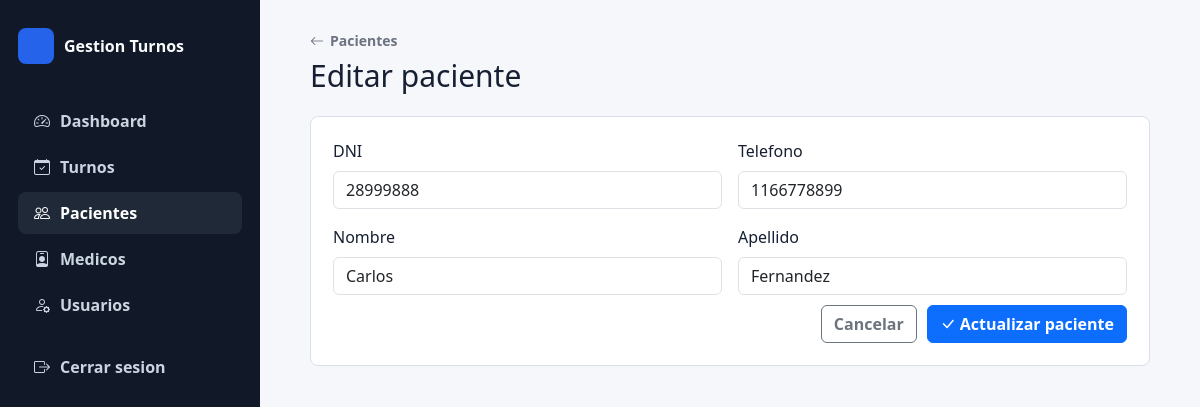
Screenshot of /index.php?action=pacientes_editar&id=2 (signed in) with the database file from the repository.
### tables this page shows
CREATE TABLE pacientes (
    id INT UNSIGNED AUTO_INCREMENT PRIMARY KEY,
    dni VARCHAR(20) NOT NULL,
    nombre VARCHAR(100) NOT NULL,
    apellido VARCHAR(100) NOT NULL,
    telefono VARCHAR(50) NULL,
    created_at TIMESTAMP NOT NULL DEFAULT CURRENT_TIMESTAMP,
    updated_at TIMESTAMP NOT NULL DEFAULT CURRENT_TIMESTAMP ON UPDATE CURRENT_TIMESTAMP,
    UNIQUE KEY uq_pacientes_dni (dni),
    KEY idx_pacientes_nombre (apellido, nombre),
    KEY idx_pacientes_busqueda (dni, apellido, nombre)
);

### controllers/PacienteController.php (called while the page is built, shortened)
<?php
require_once __DIR__ . '/../models/Paciente.php';
class PacienteController
{
    private Paciente $pacienteModel;
    public function __construct()
    {
        $this->pacienteModel = new Paciente();
    }
    public function editar(): void
    {
        $id = (int) ($_GET['id'] ?? $_POST['id'] ?? 0);
        $pacienteActual = $id > 0 ? $this->pacienteModel->obtenerPorId($id) : null;
        $paciente = $pacienteActual;
        require_once __DIR__ . '/../views/pacientes/editar.php';
    }
}

### config/conexion.php (called while the page is built, shortened)
<?php
class conexion
{
    private static ?PDO $conexion = null;
    public static function conexion(): PDO
    {
        $host = 'localhost';
        $port = '3308';
        $db = 'gestion_turnos';
        $user = 'root';
        $pass = 'root';
        $charset = 'utf8mb4';
        $dsn = "mysql:host={$host};port={$port};dbname={$db};charset={$charset}";
        $options = [
            PDO::ATTR_ERRMODE => PDO::ERRMODE_EXCEPTION,
            PDO::ATTR_DEFAULT_FETCH_MODE => PDO::FETCH_ASSOC,
            PDO::ATTR_EMULATE_PREPARES => false,
        ];
        try {
            self::$conexion = new PDO($dsn, $user, $pass, $options);
            return self::$conexion;
        } catch (PDOException $e) {
            error_log('Error de conexión a la base de datos: ' . $e->getMessage());
            throw new RuntimeException('No se pudo conectar a la base de datos.');
        }
    }
}

### models/Paciente.php (called while the page is built, shortened)
<?php
require_once __DIR__ . '/../config/conexion.php';
class Paciente
{
    private PDO $db;
    public function __construct()
    {
        $this->db = conexion::conexion();
    }
    public function obtenerPorId(int $id): ?array
    {
        $stmt = $this->db->prepare('SELECT * FROM pacientes WHERE id = :id LIMIT 1');
        $stmt->execute([':id' => $id]);
        $paciente = $stmt->fetch();
        return $paciente ?: null;
    }
}

### views/pacientes/editar.php (the view, shortened to what this page needs)
<!DOCTYPE html>
<html lang="es">
<head>
    <link href="https://cdn.jsdelivr.net/npm/bootstrap@5.3.3/dist/css/bootstrap.min.css" rel="stylesheet">
    <link href="https://cdn.jsdelivr.net/npm/bootstrap-icons@1.11.3/font/bootstrap-icons.css" rel="stylesheet">
    <link href="public/css/turnos.css" rel="stylesheet">
</head>
<body>
    <div class="app-shell">
        <?php require __DIR__ . '/../layouts/sidebar.php'; ?>
    <main class="main-content page-shell narrow">
        <header class="page-header">
            <div>
                <a class="back-link" href="index.php?action=pacientes"><i class="bi bi-arrow-left"></i><span>Pacientes</span></a>
                <h1>Editar paciente</h1>
            </div>
        </header>
        <section class="form-panel">
            <form action="index.php?action=pacientes_editar&id=<?php echo (int) $id; ?>" method="POST" class="row g-3 js-validate">
                <div class="col-12 col-md-6">
                    <label class="form-label" for="dni">DNI</label>
                    <input class="form-control" id="dni" name="dni" value="<?php echo htmlspecialchars($paciente['dni']); ?>" maxlength="20" required>
                </div>
                <div class="col-12 col-md-6">
                    <label class="form-label" for="telefono">Telefono</label>
                    <input class="form-control" id="telefono" name="telefono" value="<?php echo htmlspecialchars($paciente['telefono'] ?? ''); ?>" maxlength="50">
                </div>
                <div class="col-12 col-md-6">
                    <label class="form-label" for="nombre">Nombre</label>
                    <input class="form-control" id="nombre" name="nombre" value="<?php echo htmlspecialchars($paciente['nombre']); ?>" maxlength="100" required>
                </div>
                <div class="col-12 col-md-6">
                    <label class="form-label" for="apellido">Apellido</label>
                    <input class="form-control" id="apellido" name="apellido" value="<?php echo htmlspecialchars($paciente['apellido']); ?>" maxlength="100" required>
                </div>
                <div class="form-actions">
                    <a class="btn btn-outline-secondary" href="index.php?action=pacientes">Cancelar</a>
                    <button class="btn btn-primary" type="submit"><i class="bi bi-check-lg"></i><span>Actualizar paciente</span></button>
                </div>
            </form>
        </section>
    </main>
    </div>
</body>
</html>

### public/css/turnos.css (style rules this page uses)
:root { --bg: #f5f7fb; --surface: #ffffff; --text: #172033; --muted: #6b7280; --line: #d9e0ea; --primary: #2563eb; --primary-dark: #1e40af; }
* { box-sizing: border-box; }
body { min-height: 100vh; margin: 0; background: var(--bg); color: var(--text); font-family: system-ui, -apple-system, BlinkMacSystemFont, "Segoe UI", sans-serif; }
.app-shell { display: grid; grid-template-columns: 260px minmax(0, 1fr); min-height: 100vh; }
.main-content { min-width: 0; }
.page-shell { width: min(1180px, calc(100% - 32px)); margin: 0 auto; padding: 28px 0; }
.page-shell.narrow { width: min(840px, calc(100% - 32px)); }
.page-header { display: flex; align-items: center; justify-content: space-between; gap: 18px; margin-bottom: 22px; }
.page-header h1 { margin: 6px 0 0; font-size: 30px; line-height: 1.2; }
.back-link { display: inline-flex; align-items: center; gap: 6px; color: var(--muted); font-size: 14px; font-weight: 700; text-decoration: none; }
.filter-bar, .data-panel, .form-panel { border: 1px solid var(--line); border-radius: 8px; background: var(--surface); }
.form-panel { padding: 22px; }
.form-actions { display: flex; justify-content: flex-end; gap: 10px; margin-top: 10px; }
.btn { font-weight: 700; }
.btn i { margin-right: 4px; }

### rows the page displays
pacientes: dni "28999888", telefono "1166778899", nombre "Carlos", apellido "Fernandez"
